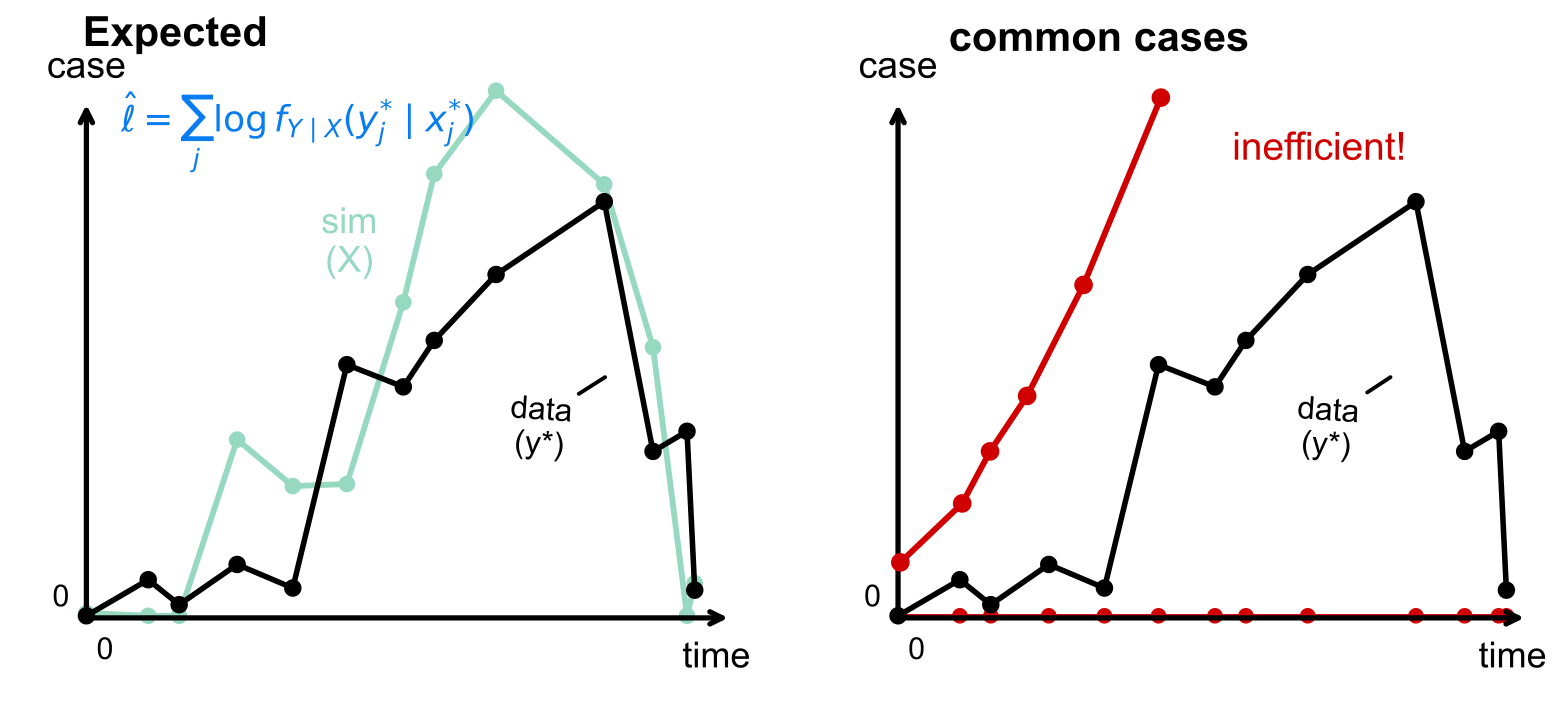

Recreate this plot in Python.
import numpy as np
import matplotlib.pyplot as plt
from matplotlib.patches import FancyArrowPatch
from matplotlib import font_manager
from pathlib import Path

# Output path: next to this script, in A_pfilter/figures/
out_dir = Path(__file__).resolve().parent
pdf_path = out_dir / "directsim_graph.pdf"

# Clean sans-serif labels (not hand-drawn). First available wins.
# Arial is preferred over Helvetica because macOS Helvetica is a .ttc with no
# separately addressable bold face, so weight="bold" would render as regular.
_preferred = ["Arial", "Helvetica", "Helvetica Neue", "DejaVu Sans"]
_available = {f.name for f in font_manager.fontManager.ttflist}
_family = next((n for n in _preferred if n in _available), "DejaVu Sans")
hand = font_manager.FontProperties(family=_family)
print(f"Using label font: {_family}")

fig, ax = plt.subplots(figsize=(15.8, 7.2))
fig.patch.set_facecolor("white")
ax.set_facecolor("white")
ax.set_xlim(0, 20)
ax.set_ylim(0, 10)
ax.axis("off")

black = "#000000"
gray = "#d0d0d0"
blue = "#087cf0"
red = "#d00000"
green = "#96d9c0"

def sketched(artist, scale=0.9, length=90, randomness=1.15):
    return artist   # clean lines: no hand-drawn sketch effect

def draw_line(xs, ys, color=black, lw=3.6, alpha=1.0, z=3):
    obj, = ax.plot(
        xs, ys, color=color, linewidth=lw, alpha=alpha,
        solid_capstyle="round", solid_joinstyle="round", zorder=z
    )
    sketched(obj)
    return obj

def draw_arrow(start, end, color=black, lw=3.8, mutation=23, z=5):
    obj = FancyArrowPatch(
        start, end, arrowstyle="->", mutation_scale=mutation,
        linewidth=lw, color=color, shrinkA=0, shrinkB=0,
        capstyle="round", joinstyle="round", zorder=z
    )
    ax.add_patch(obj)
    sketched(obj, scale=0.8, length=100, randomness=1.05)
    return obj

def htext(x, y, s, size=24, color=black, ha="center", va="center",
          rotation=0, z=8, weight="normal"):
    fp = hand.copy()
    fp.set_weight(weight)
    return ax.text(
        x, y, s, fontproperties=fp, fontsize=size, color=color,
        ha=ha, va=va, rotation=rotation, zorder=z
    )

# Titles
htext(2.2, 9.55, "Expected", size=30, weight="bold")
htext(14.15, 9.48, "common cases", size=30, weight="bold")

# Blue log-likelihood expression (simplified: sum over observations j)
ax.text(
    1.5, 8.15,
    r"$\hat{\ell}=\sum_{j}\log f_{Y\mid X}(y_j^{*}\mid x_j^{*})$",
    fontsize=26, color=blue, ha="left", va="center"
)

def draw_axes(x0, x1, y0, y1):
    draw_arrow((x0, y0), (x1, y0), color=black, lw=3.8, mutation=22)
    draw_arrow((x0, y0), (x0, y1), color=black, lw=3.8, mutation=22)
    htext(x0, y1 + 0.28, "case", size=27, ha="center", va="bottom")
    htext(x1 - 0.15, y0 - 0.58, "time", size=26)
    htext(x0 - 0.33, y0 + 0.28, "0", size=22)
    htext(x0 + 0.24, y0 - 0.48, "0", size=22)

# Left panel axes
lx0, lx1 = 1.05, 9.35
ly0, ly1 = 1.15, 8.55
draw_axes(lx0, lx1, ly0, ly1)

# Right panel axes
rx0, rx1 = 11.55, 19.65
ry0, ry1 = 1.15, 8.55
draw_axes(rx0, rx1, ry0, ry1)

# Common x-coordinates
xL = np.array([1.05, 1.85, 2.25, 3.00, 3.72, 4.42, 5.15, 5.55, 6.35, 7.75, 8.38, 8.82, 8.92])
xR = xL - lx0 + rx0

# Black observed data path
data_y = np.array([1.18, 1.70, 1.34, 1.92, 1.58, 4.80, 4.48, 5.15, 6.10, 7.15, 3.55, 3.84, 1.55])

draw_line(xL, data_y, color=black, lw=4.0, z=5)
ax.scatter(xL, data_y, s=135, color=black, zorder=7)

draw_line(xR, data_y, color=black, lw=4.0, z=5)
ax.scatter(xR, data_y, s=135, color=black, zorder=7)

# Gray simulated path in the expected panel
sim_y = np.array([1.22, 1.18, 1.18, 3.72, 3.05, 3.08, 5.70, 7.55, 8.75, 7.40, 5.05, 1.18, 1.65])
draw_line(xL, sim_y, color=green, lw=4.2, z=2)
ax.scatter(xL, sim_y, s=120, color=green, zorder=4)

# Gray baseline simulated observation dots in the right panel
baseline_y = np.full_like(xR, 1.18, dtype=float)
draw_line(xR, baseline_y, color=red, lw=2.5, z=1)
ax.scatter(xR, baseline_y, s=105, color=red, zorder=3)

# Labels in left panel
htext(4.45, 6.55, "sim\n(X)", size=26, color=green, ha="center")
# draw_line([4.98, 5.55], [6.30, 6.15], color=green, lw=3.0, z=4)

htext(6.92, 3.88, "data\n(y*)", size=23, color=black, ha="center", rotation=-4)
draw_line([7.42, 7.76], [4.38, 4.62], color=black, lw=2.8, z=6)

# Labels in right panel
htext(17.10, 3.87, "data\n(y*)", size=23, color=black, ha="center", rotation=-4)
draw_line([17.62, 17.92], [4.40, 4.62], color=black, lw=2.8, z=6)

# Red "common case" trajectory
red_x = np.array([11.58, 12.38, 12.74, 13.22, 13.95, 14.95])
red_y = np.array([1.95, 2.80, 3.55, 4.35, 5.95, 8.65])
draw_line(red_x, red_y, color=red, lw=4.3, z=5)
ax.scatter(red_x, red_y, s=155, color=red, zorder=7)

htext(17.00, 7.90, "inefficient!", size=28, color=red)

fig.subplots_adjust(left=0.015, right=0.995, bottom=0.02, top=0.985)

fig.savefig(pdf_path, bbox_inches="tight", pad_inches=0.04)
plt.close(fig)

print(f"Created:\n{pdf_path}")
